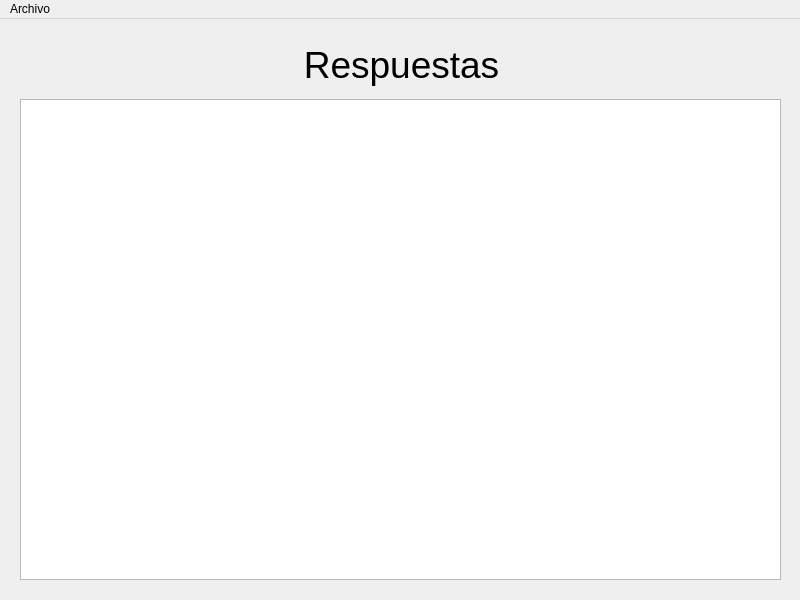
<?xml version="1.0" encoding="UTF-8"?>
<ui version="4.0">
 <class>MainWindow</class>
 <widget class="QMainWindow" name="MainWindow">
  <property name="geometry">
   <rect>
    <x>0</x>
    <y>0</y>
    <width>800</width>
    <height>600</height>
   </rect>
  </property>
  <property name="windowTitle">
   <string>MainWindow</string>
  </property>
  <widget class="QWidget" name="centralwidget">
   <widget class="QTableWidget" name="tableRespuestas">
    <property name="geometry">
     <rect>
      <x>20</x>
      <y>80</y>
      <width>761</width>
      <height>481</height>
     </rect>
    </property>
   </widget>
   <widget class="QLabel" name="label">
    <property name="geometry">
     <rect>
      <x>6</x>
      <y>20</y>
      <width>791</width>
      <height>51</height>
     </rect>
    </property>
    <property name="font">
     <font>
      <family>Tahoma</family>
      <pointsize>28</pointsize>
     </font>
    </property>
    <property name="text">
     <string>Respuestas</string>
    </property>
    <property name="alignment">
     <set>Qt::AlignCenter</set>
    </property>
   </widget>
  </widget>
  <widget class="QMenuBar" name="menubar">
   <property name="geometry">
    <rect>
     <x>0</x>
     <y>0</y>
     <width>800</width>
     <height>21</height>
    </rect>
   </property>
   <widget class="QMenu" name="menuArchivo">
    <property name="title">
     <string>Archivo</string>
    </property>
    <addaction name="menuAbrirArchivo"/>
   </widget>
   <addaction name="menuArchivo"/>
  </widget>
  <action name="menuAbrirArchivo">
   <property name="text">
    <string>Abrir archivo</string>
   </property>
  </action>
 </widget>
 <resources/>
 <connections/>
</ui>
